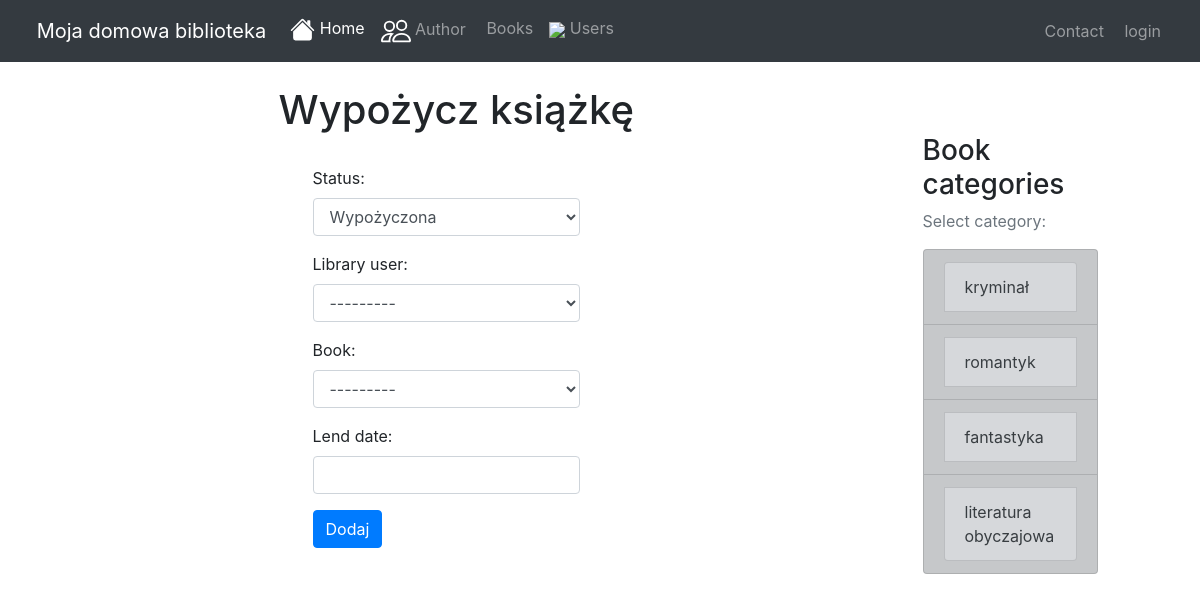
The page /borrowbook/ on the database its author committed.
### books/models.py (models this page shows, shortened)
class Category(models.Model):
    category = models.CharField(max_length=50)
    def __str__(self):
        return self.category
    class Meta:
        verbose_name_plural = "Categories"

### books/views.py (the view, shortened to what this page needs)
# urls.py: path('borrowbook/', views.LendBookCreate.as_view(), name='lendbook_create'),
class LendBookCreate(CreateView):
    template_name = 'borrowbook/add.html'
    form_class = form.LendBookForm
    success_url = reverse_lazy('index')
    def get_context_data(self, **kwargs):
        context = super().get_context_data(**kwargs)
        context['active_index'] = 'active'
        return context

### books/form.py
class LendBookForm(forms.ModelForm):
    status = forms.ChoiceField(choices=STATUS, widget=forms.Select(attrs={'class': 'form-control'}))
    book = forms.ModelChoiceField(queryset=models.Book.objects.filter(status='D'),
                                  widget=forms.Select(attrs={'class': 'form-control'}))
    library_user = forms.ModelChoiceField(queryset=models.LibraryUser.objects.all(),
                                          widget=forms.Select(attrs={'class': 'form-control'}))
    lend_date = forms.DateTimeField(input_formats=['%Y-%m-%d'],
                                    widget=forms.DateTimeInput(attrs={'class': 'form-control'}, format='%Y-%m-%d'))
    class Meta:
        model = models.BorrowBook
        fields = ['status', 'library_user', 'book', 'lend_date']

### books/context_processors.py (called while the page is built)
def categories(request):
    return {
        'categories': Category.objects.all()
    }

### books/models.py (called while the page is built)
    def __str__(self):
        return "%s" % self.name

    def __str__(self):
        return "%s %s (%s)" % (self.user.first_name, self.user.last_name, self.user.username)

### books/templates/borrowbook/add.html (shortened to what this page needs)
{% extends "layout/base.html" %}
{% block content %}
<br>
<div class="container">
    <div class="row">
        <div class="col"></div>
        <div style="margin-left: 20px"><h1>Wypożycz książkę</h1></div><br>
        <div class="col"></div>
    </div>
    <div class="row">
        <div class="col"></div>
        <div class="col ms-auto"><br>
            <form method="post">
                {{ form.as_p }}
                <input class="btn btn-primary mb-3" type="submit" value="Dodaj">
            </form>
        </div>
        <div class="col"></div>
    </div>
</div>
{% endblock %}

### books/templates/layout/base.html (shortened to what this page needs)
{% load bootstrap4 %}
{% load static %}
<!DOCTYPE html>
<html lang="en">
  <head>
    {% bootstrap_css %}
</head>
  <body>
    <nav class="navbar navbar-expand-lg navbar-dark bg-dark static-top">
      <div class="container-fluid">
        <a class="navbar-brand" href="{% url 'index' %}"><img style="height:1.4em;" src="{% static 'books/icons/regal.png' %}"
          alt=""> Moja domowa biblioteka</a>
        <div class="collapse navbar-collapse" id="navbarText">
          <ul class="navbar-nav me-auto mb-2 mb-lg-0">
            <li class="nav-item">
              <a class="nav-link {{active_index}}" aria-current="page" href="{% url 'index' %}"> Home</a>
            </li>
            <li class="nav-item">
              <a class="nav-link {{active_author}}" href="{% url 'author_index' %}"> Author</a>
            </li>
            <li class="nav-item">
              <a class="nav-link {{active_book}}" href="{% url 'book_index' %}"><img src="{% static 'books/icons/book.png' %}" alt=""> Books</a>
            </li>
            <li class="nav-item">
              <a class="nav-link {{active_user}}" href="{% url 'user_index' %}"><img src="{% static 'books/icons/profile.png' %}"> Users</a>
            </li>
          </ul>
        </div>
        <div class="navbar-nav">
            <li class="nav-item">
              <a class="nav-item nav-link" href="{% url 'contact' %}"><img src="{% static 'books/icons/message.png' %}" alt=""> Contact</a>
            </li>
            {% if user.is_authenticated %}
            <p class="nav-link"> {{ user.username }} | <a href="{% url 'logout' %}"> <img src="{% static 'books/icons/logout.png' %}" alt=""> logout</a></p>
            {% else %}
            <a class="nav-link" href="{% url 'login' %}"><img src="{% static 'books/icons/login.png' %}" alt=""> login</a>
            {% endif %}
        </div>
        </div>
    </nav>
      <div class="row">
          <div class="col-md-9">
              {% block content %}{% endblock %}
          </div>
          <div class="col-md-2">
              <div class="content-section"><br><br><br>
                  <h3>Book categories</h3>
                  <p class='text-muted'>Select category:
                    <ul class="list-group">
                      {% for category in categories %}
                      <a href="{% url 'category' pk=category.pk %}" class="list-group-item list-group-item-action list-group-item-dark">
                      <li class="list-group-item list-group-item-secondary"> {{ category }} </li>
                      </a>
                      {% endfor %}
                    </ul>
                  </p>
              </div>
          </div>
      </div>
  </body>
</html>

### rows shown on the page
Category: category "kryminał"
Category: category "romantyk"
Category: category "fantastyka"
Category: category "literatura obyczajowa"
